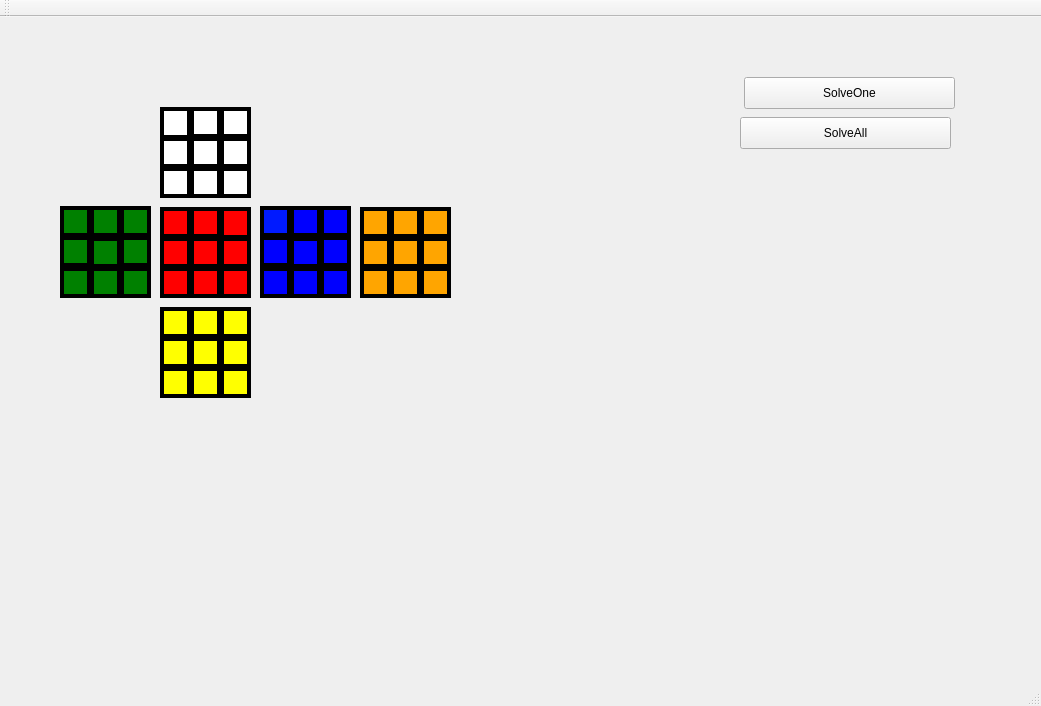
<?xml version="1.0" encoding="UTF-8"?>
<ui version="4.0">
 <class>MainWindow</class>
 <widget class="QMainWindow" name="MainWindow">
  <property name="geometry">
   <rect>
    <x>0</x>
    <y>0</y>
    <width>1041</width>
    <height>706</height>
   </rect>
  </property>
  <property name="windowTitle">
   <string>MainWindow</string>
  </property>
  <widget class="QWidget" name="centralWidget">
   <widget class="QPushButton" name="solve1">
    <property name="geometry">
     <rect>
      <x>744</x>
      <y>60</y>
      <width>211</width>
      <height>32</height>
     </rect>
    </property>
    <property name="text">
     <string>SolveOne</string>
    </property>
   </widget>
   <widget class="QPushButton" name="solveall">
    <property name="geometry">
     <rect>
      <x>740</x>
      <y>100</y>
      <width>211</width>
      <height>32</height>
     </rect>
    </property>
    <property name="text">
     <string>SolveAll</string>
    </property>
   </widget>
   <widget class="QPushButton" name="white0">
    <property name="geometry">
     <rect>
      <x>160</x>
      <y>90</y>
      <width>31</width>
      <height>32</height>
     </rect>
    </property>
    <property name="styleSheet">
     <string notr="true">#white0
{
background:white;
border: 4px solid black; 
border-radius: 40px; 
}</string>
    </property>
    <property name="text">
     <string/>
    </property>
   </widget>
   <widget class="QPushButton" name="white1">
    <property name="geometry">
     <rect>
      <x>190</x>
      <y>90</y>
      <width>31</width>
      <height>31</height>
     </rect>
    </property>
    <property name="styleSheet">
     <string notr="true">#white1
{
background:white;
border: 4px solid black; 
border-radius: 40px; 
}
</string>
    </property>
    <property name="text">
     <string/>
    </property>
   </widget>
   <widget class="QPushButton" name="white3">
    <property name="geometry">
     <rect>
      <x>220</x>
      <y>90</y>
      <width>31</width>
      <height>31</height>
     </rect>
    </property>
    <property name="styleSheet">
     <string notr="true">#white3
{
background:white;
border: 4px solid black; 
border-radius: 40px; 

}</string>
    </property>
    <property name="text">
     <string/>
    </property>
   </widget>
   <widget class="QPushButton" name="white4">
    <property name="geometry">
     <rect>
      <x>160</x>
      <y>120</y>
      <width>31</width>
      <height>31</height>
     </rect>
    </property>
    <property name="styleSheet">
     <string notr="true">#white4
{
background:white;
border: 4px solid black; 
border-radius: 40px; 
}</string>
    </property>
    <property name="text">
     <string/>
    </property>
   </widget>
   <widget class="QPushButton" name="white5">
    <property name="geometry">
     <rect>
      <x>220</x>
      <y>120</y>
      <width>31</width>
      <height>31</height>
     </rect>
    </property>
    <property name="styleSheet">
     <string notr="true">#white5
{
background:white;
border: 4px solid black; 
border-radius: 40px; 
}</string>
    </property>
    <property name="text">
     <string/>
    </property>
   </widget>
   <widget class="QPushButton" name="white6">
    <property name="geometry">
     <rect>
      <x>160</x>
      <y>150</y>
      <width>31</width>
      <height>31</height>
     </rect>
    </property>
    <property name="styleSheet">
     <string notr="true">#white6
{
background:white;
border: 4px solid black; 
border-radius: 40px; 
}</string>
    </property>
    <property name="text">
     <string/>
    </property>
   </widget>
   <widget class="QPushButton" name="white8">
    <property name="geometry">
     <rect>
      <x>220</x>
      <y>150</y>
      <width>31</width>
      <height>31</height>
     </rect>
    </property>
    <property name="styleSheet">
     <string notr="true">#white8
{
background:white;
border: 4px solid black; 
border-radius: 40px; 
}</string>
    </property>
    <property name="text">
     <string/>
    </property>
   </widget>
   <widget class="QPushButton" name="white7">
    <property name="geometry">
     <rect>
      <x>190</x>
      <y>150</y>
      <width>31</width>
      <height>31</height>
     </rect>
    </property>
    <property name="styleSheet">
     <string notr="true">#white7
{
background:white;
border: 4px solid black; 
border-radius: 40px; 
}</string>
    </property>
    <property name="text">
     <string/>
    </property>
   </widget>
   <widget class="QPushButton" name="red8">
    <property name="geometry">
     <rect>
      <x>220</x>
      <y>250</y>
      <width>31</width>
      <height>31</height>
     </rect>
    </property>
    <property name="styleSheet">
     <string notr="true">#red8
{
background:red;
border: 4px solid black; 
border-radius: 40px; 
}</string>
    </property>
    <property name="text">
     <string/>
    </property>
   </widget>
   <widget class="QPushButton" name="red6">
    <property name="geometry">
     <rect>
      <x>160</x>
      <y>250</y>
      <width>31</width>
      <height>31</height>
     </rect>
    </property>
    <property name="styleSheet">
     <string notr="true">#red6
{
background:red;
border: 4px solid black; 
border-radius: 40px; 
}</string>
    </property>
    <property name="text">
     <string/>
    </property>
   </widget>
   <widget class="QPushButton" name="red4">
    <property name="geometry">
     <rect>
      <x>160</x>
      <y>220</y>
      <width>31</width>
      <height>31</height>
     </rect>
    </property>
    <property name="styleSheet">
     <string notr="true">#red4
{
background:red;
border: 4px solid black; 
border-radius: 40px; 
}</string>
    </property>
    <property name="text">
     <string/>
    </property>
   </widget>
   <widget class="QPushButton" name="red0">
    <property name="geometry">
     <rect>
      <x>160</x>
      <y>190</y>
      <width>31</width>
      <height>31</height>
     </rect>
    </property>
    <property name="styleSheet">
     <string notr="true">#red0
{
background:red;
border: 4px solid black; 
border-radius: 40px; 
}</string>
    </property>
    <property name="text">
     <string/>
    </property>
   </widget>
   <widget class="QPushButton" name="red3">
    <property name="geometry">
     <rect>
      <x>220</x>
      <y>190</y>
      <width>31</width>
      <height>32</height>
     </rect>
    </property>
    <property name="styleSheet">
     <string notr="true">#red3
{
background:red;
border: 4px solid black; 
border-radius: 40px; 
}
</string>
    </property>
    <property name="text">
     <string/>
    </property>
   </widget>
   <widget class="QPushButton" name="red5">
    <property name="geometry">
     <rect>
      <x>220</x>
      <y>220</y>
      <width>31</width>
      <height>31</height>
     </rect>
    </property>
    <property name="styleSheet">
     <string notr="true">#red5
{background:red;
border: 4px solid black; 
border-radius: 40px; 
}

</string>
    </property>
    <property name="text">
     <string/>
    </property>
   </widget>
   <widget class="QPushButton" name="red7">
    <property name="geometry">
     <rect>
      <x>190</x>
      <y>250</y>
      <width>31</width>
      <height>31</height>
     </rect>
    </property>
    <property name="styleSheet">
     <string notr="true">#red7
{
background:red;
border: 4px solid black; 
border-radius: 40px; 
}</string>
    </property>
    <property name="text">
     <string/>
    </property>
   </widget>
   <widget class="QPushButton" name="red1">
    <property name="geometry">
     <rect>
      <x>190</x>
      <y>190</y>
      <width>31</width>
      <height>31</height>
     </rect>
    </property>
    <property name="styleSheet">
     <string notr="true">#red1
{
background:red;
border: 4px solid black; 
border-radius: 40px; 
}</string>
    </property>
    <property name="text">
     <string/>
    </property>
   </widget>
   <widget class="QPushButton" name="blue7">
    <property name="geometry">
     <rect>
      <x>320</x>
      <y>250</y>
      <width>31</width>
      <height>31</height>
     </rect>
    </property>
    <property name="styleSheet">
     <string notr="true">#blue7
{
background:blue;
border: 4px solid black; 
border-radius: 40px; 
}</string>
    </property>
    <property name="text">
     <string/>
    </property>
   </widget>
   <widget class="QPushButton" name="blue5">
    <property name="geometry">
     <rect>
      <x>260</x>
      <y>250</y>
      <width>31</width>
      <height>31</height>
     </rect>
    </property>
    <property name="styleSheet">
     <string notr="true">#blue5
{
background:blue;
border: 4px solid black; 
border-radius: 40px; 
}</string>
    </property>
    <property name="text">
     <string/>
    </property>
   </widget>
   <widget class="QPushButton" name="blue3">
    <property name="geometry">
     <rect>
      <x>260</x>
      <y>219</y>
      <width>31</width>
      <height>31</height>
     </rect>
    </property>
    <property name="styleSheet">
     <string notr="true">#blue3
{
background:blue;
border: 4px solid black; 
border-radius: 40px; 
}</string>
    </property>
    <property name="text">
     <string/>
    </property>
   </widget>
   <widget class="QPushButton" name="blue0">
    <property name="geometry">
     <rect>
      <x>260</x>
      <y>189</y>
      <width>31</width>
      <height>31</height>
     </rect>
    </property>
    <property name="styleSheet">
     <string notr="true">#blue0
{
background: rgb(0,26,255);
border: 4px solid black; 
border-radius: 40px; 
}
</string>
    </property>
    <property name="text">
     <string/>
    </property>
   </widget>
   <widget class="QPushButton" name="blue2">
    <property name="geometry">
     <rect>
      <x>320</x>
      <y>189</y>
      <width>31</width>
      <height>31</height>
     </rect>
    </property>
    <property name="styleSheet">
     <string notr="true">#blue2
{
background:blue;
border: 4px solid black; 
border-radius: 40px; 
}
</string>
    </property>
    <property name="text">
     <string/>
    </property>
   </widget>
   <widget class="QPushButton" name="blue4">
    <property name="geometry">
     <rect>
      <x>320</x>
      <y>219</y>
      <width>31</width>
      <height>31</height>
     </rect>
    </property>
    <property name="styleSheet">
     <string notr="true">#blue4
{
background:blue;
border: 4px solid black; 
border-radius: 40px; 
} 
</string>
    </property>
    <property name="text">
     <string/>
    </property>
   </widget>
   <widget class="QPushButton" name="blue6">
    <property name="geometry">
     <rect>
      <x>290</x>
      <y>250</y>
      <width>31</width>
      <height>31</height>
     </rect>
    </property>
    <property name="styleSheet">
     <string notr="true">#blue6
{
background:blue;
border: 4px solid black; 
border-radius: 40px; 
}</string>
    </property>
    <property name="text">
     <string/>
    </property>
   </widget>
   <widget class="QPushButton" name="blue1">
    <property name="geometry">
     <rect>
      <x>290</x>
      <y>189</y>
      <width>31</width>
      <height>31</height>
     </rect>
    </property>
    <property name="styleSheet">
     <string notr="true">#blue1
{
background:blue;
border: 4px solid black; 
border-radius: 40px; 
}</string>
    </property>
    <property name="text">
     <string/>
    </property>
   </widget>
   <widget class="QPushButton" name="orange7">
    <property name="geometry">
     <rect>
      <x>420</x>
      <y>250</y>
      <width>31</width>
      <height>31</height>
     </rect>
    </property>
    <property name="styleSheet">
     <string notr="true">#orange7
{
background:orange;
border: 4px solid black; 
border-radius: 40px; 
}</string>
    </property>
    <property name="text">
     <string/>
    </property>
   </widget>
   <widget class="QPushButton" name="orange5">
    <property name="geometry">
     <rect>
      <x>360</x>
      <y>250</y>
      <width>31</width>
      <height>31</height>
     </rect>
    </property>
    <property name="styleSheet">
     <string notr="true">#orange5
{
background:orange;
border: 4px solid black; 
border-radius: 40px; 
}
</string>
    </property>
    <property name="text">
     <string/>
    </property>
   </widget>
   <widget class="QPushButton" name="orange3">
    <property name="geometry">
     <rect>
      <x>360</x>
      <y>220</y>
      <width>31</width>
      <height>31</height>
     </rect>
    </property>
    <property name="styleSheet">
     <string notr="true">#orange3
{background:orange;
border: 4px solid black; 
border-radius: 40px; 
}</string>
    </property>
    <property name="text">
     <string/>
    </property>
   </widget>
   <widget class="QPushButton" name="orange0">
    <property name="geometry">
     <rect>
      <x>360</x>
      <y>190</y>
      <width>31</width>
      <height>31</height>
     </rect>
    </property>
    <property name="styleSheet">
     <string notr="true">#orange0
{
background:orange;
border: 4px solid black; 
border-radius: 40px; 
}</string>
    </property>
    <property name="text">
     <string/>
    </property>
   </widget>
   <widget class="QPushButton" name="orange2">
    <property name="geometry">
     <rect>
      <x>420</x>
      <y>190</y>
      <width>31</width>
      <height>31</height>
     </rect>
    </property>
    <property name="styleSheet">
     <string notr="true">#orange2
{background:orange;
border: 4px solid black; 
border-radius: 40px; 
}</string>
    </property>
    <property name="text">
     <string/>
    </property>
   </widget>
   <widget class="QPushButton" name="orange4">
    <property name="geometry">
     <rect>
      <x>420</x>
      <y>220</y>
      <width>31</width>
      <height>31</height>
     </rect>
    </property>
    <property name="styleSheet">
     <string notr="true">#orange4
{background:orange;
border: 4px solid black; 
border-radius: 40px; 
}</string>
    </property>
    <property name="text">
     <string/>
    </property>
   </widget>
   <widget class="QPushButton" name="orange6">
    <property name="geometry">
     <rect>
      <x>390</x>
      <y>250</y>
      <width>31</width>
      <height>31</height>
     </rect>
    </property>
    <property name="styleSheet">
     <string notr="true">#orange6
{
background:orange;
border: 4px solid black; 
border-radius: 40px; 
}</string>
    </property>
    <property name="text">
     <string/>
    </property>
   </widget>
   <widget class="QPushButton" name="orange1">
    <property name="geometry">
     <rect>
      <x>390</x>
      <y>190</y>
      <width>31</width>
      <height>31</height>
     </rect>
    </property>
    <property name="styleSheet">
     <string notr="true">#orange1
{
background:orange;
border: 4px solid black; 
border-radius: 40px; 
}</string>
    </property>
    <property name="text">
     <string/>
    </property>
   </widget>
   <widget class="QPushButton" name="yellow2">
    <property name="geometry">
     <rect>
      <x>160</x>
      <y>290</y>
      <width>31</width>
      <height>31</height>
     </rect>
    </property>
    <property name="styleSheet">
     <string notr="true">#yellow2
{
background:yellow;
border: 4px solid black; 
border-radius: 40px; 
}</string>
    </property>
    <property name="text">
     <string/>
    </property>
   </widget>
   <widget class="QPushButton" name="yellow5">
    <property name="geometry">
     <rect>
      <x>190</x>
      <y>350</y>
      <width>31</width>
      <height>31</height>
     </rect>
    </property>
    <property name="styleSheet">
     <string notr="true">#yellow5
{
background:yellow;
border: 4px solid black; 
border-radius: 40px; 
}</string>
    </property>
    <property name="text">
     <string/>
    </property>
   </widget>
   <widget class="QPushButton" name="yellow0">
    <property name="geometry">
     <rect>
      <x>220</x>
      <y>290</y>
      <width>31</width>
      <height>31</height>
     </rect>
    </property>
    <property name="styleSheet">
     <string notr="true">#yellow0
{
background:yellow;
border: 4px solid black; 
border-radius: 40px; 
}</string>
    </property>
    <property name="text">
     <string/>
    </property>
   </widget>
   <widget class="QPushButton" name="yellow1">
    <property name="geometry">
     <rect>
      <x>190</x>
      <y>290</y>
      <width>31</width>
      <height>31</height>
     </rect>
    </property>
    <property name="styleSheet">
     <string notr="true">#yellow1
{background:yellow;
border: 4px solid black; 
border-radius: 40px; 
}</string>
    </property>
    <property name="text">
     <string/>
    </property>
   </widget>
   <widget class="QPushButton" name="yellow3">
    <property name="geometry">
     <rect>
      <x>220</x>
      <y>320</y>
      <width>31</width>
      <height>31</height>
     </rect>
    </property>
    <property name="styleSheet">
     <string notr="true">#yellow3
{
background:yellow;
border: 4px solid black; 
border-radius: 40px; 
}</string>
    </property>
    <property name="text">
     <string/>
    </property>
   </widget>
   <widget class="QPushButton" name="green7">
    <property name="geometry">
     <rect>
      <x>90</x>
      <y>250</y>
      <width>31</width>
      <height>31</height>
     </rect>
    </property>
    <property name="styleSheet">
     <string notr="true">#green7
{
background:green;
border: 4px solid black; 
border-radius: 40px; 
}
</string>
    </property>
    <property name="text">
     <string/>
    </property>
   </widget>
   <widget class="QPushButton" name="green5">
    <property name="geometry">
     <rect>
      <x>120</x>
      <y>219</y>
      <width>31</width>
      <height>31</height>
     </rect>
    </property>
    <property name="styleSheet">
     <string notr="true">#green5
{
background:green;
border: 4px solid black; 
border-radius: 40px; 
}</string>
    </property>
    <property name="text">
     <string/>
    </property>
   </widget>
   <widget class="QPushButton" name="green4">
    <property name="geometry">
     <rect>
      <x>60</x>
      <y>219</y>
      <width>31</width>
      <height>31</height>
     </rect>
    </property>
    <property name="styleSheet">
     <string notr="true">#green4
{
background:green;
border: 4px solid black; 
border-radius: 40px; 
}

</string>
    </property>
    <property name="text">
     <string/>
    </property>
   </widget>
   <widget class="QPushButton" name="green8">
    <property name="geometry">
     <rect>
      <x>120</x>
      <y>250</y>
      <width>31</width>
      <height>31</height>
     </rect>
    </property>
    <property name="styleSheet">
     <string notr="true">#green8
{
background:green;
border: 4px solid black; 
border-radius: 40px; 
}
</string>
    </property>
    <property name="text">
     <string/>
    </property>
   </widget>
   <widget class="QPushButton" name="green0">
    <property name="geometry">
     <rect>
      <x>60</x>
      <y>189</y>
      <width>31</width>
      <height>31</height>
     </rect>
    </property>
    <property name="styleSheet">
     <string notr="true">#green0{
background:green;
border: 4px solid black; 
border-radius: 40px; 
}</string>
    </property>
    <property name="text">
     <string/>
    </property>
   </widget>
   <widget class="QPushButton" name="green3">
    <property name="geometry">
     <rect>
      <x>120</x>
      <y>189</y>
      <width>31</width>
      <height>31</height>
     </rect>
    </property>
    <property name="styleSheet">
     <string notr="true">#green3
{
background:green;
border: 4px solid black; 
border-radius: 40px; 
}
</string>
    </property>
    <property name="text">
     <string/>
    </property>
   </widget>
   <widget class="QPushButton" name="green6">
    <property name="geometry">
     <rect>
      <x>60</x>
      <y>250</y>
      <width>31</width>
      <height>31</height>
     </rect>
    </property>
    <property name="styleSheet">
     <string notr="true">#green6
{
background:green;
border: 4px solid black; 
border-radius: 40px; 
}
</string>
    </property>
    <property name="text">
     <string/>
    </property>
   </widget>
   <widget class="QPushButton" name="green1">
    <property name="geometry">
     <rect>
      <x>90</x>
      <y>189</y>
      <width>31</width>
      <height>31</height>
     </rect>
    </property>
    <property name="styleSheet">
     <string notr="true">#green1
{
background:green;
border: 4px solid black; 
border-radius: 40px; 
}</string>
    </property>
    <property name="text">
     <string/>
    </property>
   </widget>
   <widget class="QFrame" name="whitecenter">
    <property name="geometry">
     <rect>
      <x>190</x>
      <y>120</y>
      <width>31</width>
      <height>31</height>
     </rect>
    </property>
    <property name="styleSheet">
     <string notr="true">#whitecenter
{
background:white;
border: 4px solid black; 
border-radius: 40px; 
}</string>
    </property>
    <property name="frameShape">
     <enum>QFrame::StyledPanel</enum>
    </property>
    <property name="frameShadow">
     <enum>QFrame::Raised</enum>
    </property>
   </widget>
   <widget class="QPushButton" name="yellow4">
    <property name="geometry">
     <rect>
      <x>160</x>
      <y>320</y>
      <width>31</width>
      <height>31</height>
     </rect>
    </property>
    <property name="styleSheet">
     <string notr="true">#yellow4
{
background:yellow;
border: 4px solid black; 
border-radius: 40px; 
}</string>
    </property>
    <property name="text">
     <string/>
    </property>
   </widget>
   <widget class="QPushButton" name="yellow7">
    <property name="geometry">
     <rect>
      <x>160</x>
      <y>350</y>
      <width>31</width>
      <height>31</height>
     </rect>
    </property>
    <property name="styleSheet">
     <string notr="true">#yellow7
{
background:yellow;
border: 4px solid black; 
border-radius: 40px; 
}</string>
    </property>
    <property name="text">
     <string/>
    </property>
   </widget>
   <widget class="QPushButton" name="yellow6">
    <property name="geometry">
     <rect>
      <x>220</x>
      <y>350</y>
      <width>31</width>
      <height>31</height>
     </rect>
    </property>
    <property name="styleSheet">
     <string notr="true">#yellow6
{
background:yellow;
border: 4px solid black; 
border-radius: 40px; 
}</string>
    </property>
    <property name="text">
     <string/>
    </property>
   </widget>
   <widget class="QFrame" name="greencenter">
    <property name="geometry">
     <rect>
      <x>90</x>
      <y>220</y>
      <width>31</width>
      <height>31</height>
     </rect>
    </property>
    <property name="styleSheet">
     <string notr="true">#greencenter
{
background:green;
border: 4px solid black; 
border-radius: 40px; 
}</string>
    </property>
    <property name="frameShape">
     <enum>QFrame::StyledPanel</enum>
    </property>
    <property name="frameShadow">
     <enum>QFrame::Raised</enum>
    </property>
   </widget>
   <widget class="QFrame" name="redcenter">
    <property name="geometry">
     <rect>
      <x>190</x>
      <y>220</y>
      <width>31</width>
      <height>31</height>
     </rect>
    </property>
    <property name="styleSheet">
     <string notr="true">#redcenter
{
background:red;
border: 4px solid black; 
border-radius: 40px; 
}</string>
    </property>
    <property name="frameShape">
     <enum>QFrame::StyledPanel</enum>
    </property>
    <property name="frameShadow">
     <enum>QFrame::Raised</enum>
    </property>
   </widget>
   <widget class="QFrame" name="bluecenter">
    <property name="geometry">
     <rect>
      <x>290</x>
      <y>220</y>
      <width>31</width>
      <height>31</height>
     </rect>
    </property>
    <property name="styleSheet">
     <string notr="true">#bluecenter
{
background:blue;
border: 4px solid black; 
border-radius: 40px; 
}</string>
    </property>
    <property name="frameShape">
     <enum>QFrame::StyledPanel</enum>
    </property>
    <property name="frameShadow">
     <enum>QFrame::Raised</enum>
    </property>
   </widget>
   <widget class="QFrame" name="orangecenter">
    <property name="geometry">
     <rect>
      <x>390</x>
      <y>220</y>
      <width>31</width>
      <height>31</height>
     </rect>
    </property>
    <property name="styleSheet">
     <string notr="true">#orangecenter

{
background:orange;
border: 4px solid black; 
border-radius: 40px; 
}</string>
    </property>
    <property name="frameShape">
     <enum>QFrame::StyledPanel</enum>
    </property>
    <property name="frameShadow">
     <enum>QFrame::Raised</enum>
    </property>
   </widget>
   <widget class="QFrame" name="yellowcenter">
    <property name="geometry">
     <rect>
      <x>190</x>
      <y>320</y>
      <width>31</width>
      <height>31</height>
     </rect>
    </property>
    <property name="styleSheet">
     <string notr="true">#yellowcenter
{
background:yellow;
border: 4px solid black; 
border-radius: 40px; 
}</string>
    </property>
    <property name="frameShape">
     <enum>QFrame::StyledPanel</enum>
    </property>
    <property name="frameShadow">
     <enum>QFrame::Raised</enum>
    </property>
   </widget>
  </widget>
  <widget class="QMenuBar" name="menuBar">
   <property name="geometry">
    <rect>
     <x>0</x>
     <y>0</y>
     <width>1041</width>
     <height>22</height>
    </rect>
   </property>
  </widget>
  <widget class="QToolBar" name="mainToolBar">
   <attribute name="toolBarArea">
    <enum>TopToolBarArea</enum>
   </attribute>
   <attribute name="toolBarBreak">
    <bool>false</bool>
   </attribute>
  </widget>
  <widget class="QStatusBar" name="statusBar"/>
 </widget>
 <layoutdefault spacing="6" margin="11"/>
 <resources/>
 <connections/>
</ui>
